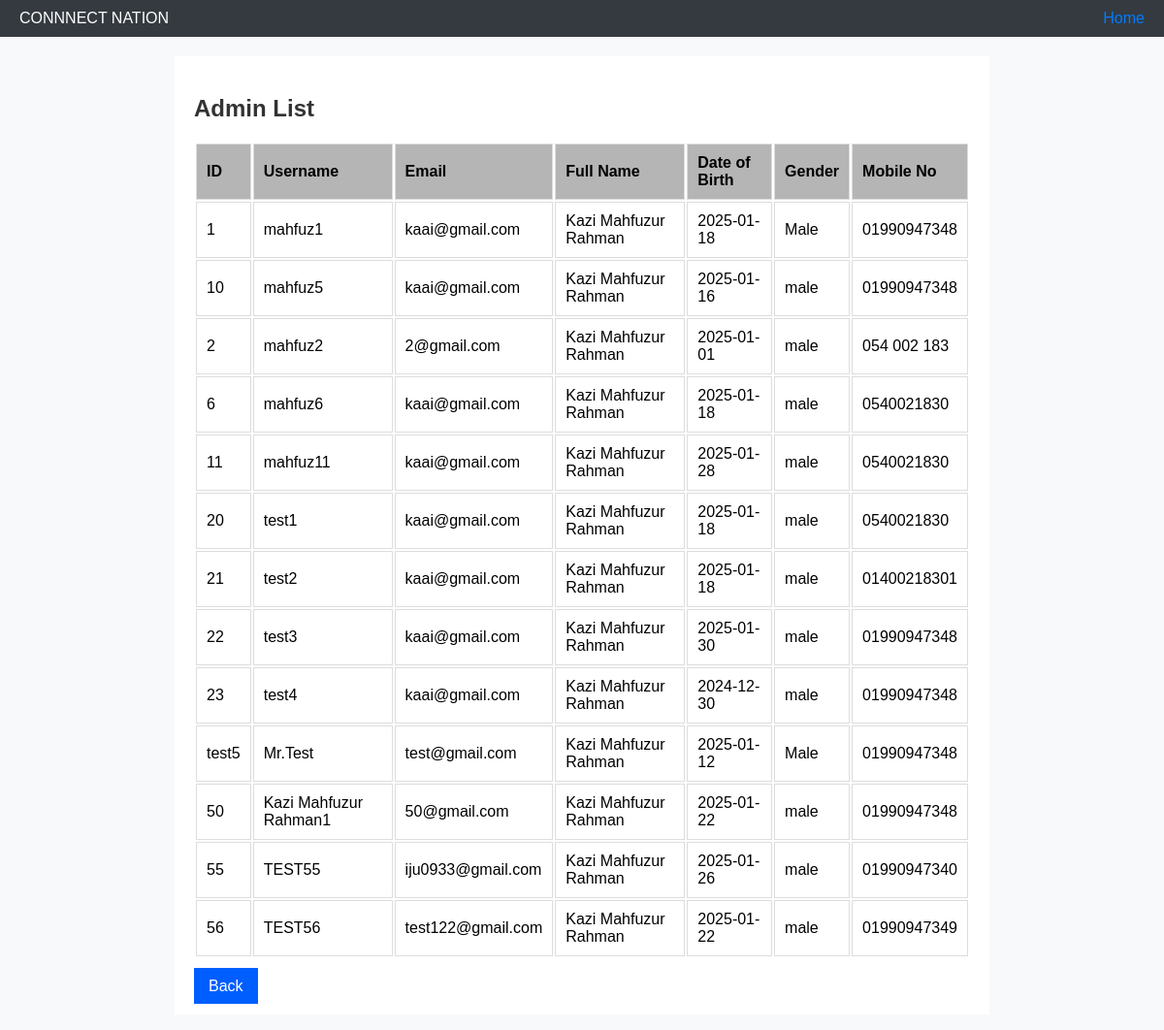
The page /Webtech/Admin/View/AdminList.php (signed in) on the database its author committed.
### tables this page shows
CREATE TABLE `adminlist` (
  `ID` varchar(5) DEFAULT NULL,
  `username` varchar(50) DEFAULT NULL,
  `password` varchar(50) DEFAULT NULL,
  `email` varchar(50) DEFAULT NULL,
  `dob` date DEFAULT NULL,
  `gender` varchar(6) DEFAULT NULL,
  `mobileno` varchar(11) DEFAULT NULL,
  `fullname` varchar(80) DEFAULT NULL
);

### Webtech/Admin/Model/adminListModel.php (called while the page is built, shortened)
<?php
    function getConnection(){
        $con = mysqli_connect('127.0.0.1', 'root', '', 'connectnation');
        return $con;
    }
    function getAllAdmin(){
        $con = getConnection();
        $sql = "select * from adminlist";
        $result = mysqli_query($con, $sql);
        $users = [];
        if ($result && mysqli_num_rows($result) > 0) {
            while ($row = mysqli_fetch_assoc($result)) {
                $users[] = $row;
            }
        }
        return $users;
    }
?>

### Webtech/Admin/View/AdminList.php (the view, shortened to what this page needs)
<?php
include("../Model/adminListModel.php");
if (isset($_SESSION["username"])) {
?>
<html>
<head>
</head>
<body>
    <header>
    <div>CONNNECT NATION</div>
        <div>
            <a href="AdminHomepage.php">Home</a>
        </div>
    </header>
    <main>
        <h2>Admin List</h2>
        <table>
            <thead>
                <tr>
                    <th>ID</th>
                    <th>Username</th>
                    <th>Email</th>
                    <th>Full Name</th>
                    <th>Date of Birth</th>
                    <th>Gender</th>
                    <th>Mobile No</th>
                </tr>
            </thead>
            <tbody>
            <?php
                $Admins = getAllAdmin();
                if($Admins){
                    foreach($Admins as $Admin){
                ?>
                <tr>
                    <td><?php echo ($Admin['ID']); ?></td>
                    <td><?php echo ($Admin['username']); ?></td>
                    <td><?php echo ($Admin['email']); ?></td>
                    <td><?php echo ($Admin['fullname']); ?></td>
                    <td><?php echo ($Admin['dob']); ?></td>
                    <td><?php echo ($Admin['gender']); ?></td>
                    <td><?php echo ($Admin['mobileno']); ?></td>
                </tr>
                <?php
                    }
                ?>
            </tbody>
        </table>
        <div class="button-container">
            <a href="AdminSettings.php">Back</a>
        </div>
    </main>
</body>
</html>
<?php
                }
else{
    echo "Databse connection error or empty table";
 }
}
else {
    echo "Please Login First";
    header('location: ../view/login.html');
    exit();
}
?>

### Webtech/Admin/View/AdminList.php (style rules this page uses)
body { background-color: #f8f9fa; font-family: Arial, sans-serif; margin: 0; padding: 0; }
header { padding: 10px 20px; background: #343a40; color: #fff; display: flex; justify-content: space-between; align-items: center; }
header a { color: #007bff; text-decoration: none; margin-left: 15px; }
main { margin: 20px auto; width: 90%; max-width: 800px; background: #fff; padding: 20px; }
h2 { color: #333; margin-bottom: 20px; }
table { width: 100%; margin-bottom: 20px; }
table th, table td { padding: 10px; text-align: left; border: 1px solid #ddd; }
table th { background-color:rgb(181, 181, 181); }
.button-container a { padding: 10px 15px; font-size: 16px; color: white; text-decoration: none; background-color:rgb(0, 94, 255); margin-right: 10px; }

### rows shown on the page
adminlist: ID "1", username "mahfuz1", email "kaai@gmail.com", fullname "Kazi Mahfuzur Rahman", dob "2025-01-18", gender "Male", mobileno "01990947348"
adminlist: ID "10", username "mahfuz5", email "kaai@gmail.com", fullname "Kazi Mahfuzur Rahman", dob "2025-01-16", gender "male", mobileno "01990947348"
adminlist: ID "2", username "mahfuz2", email "2@gmail.com", fullname "Kazi Mahfuzur Rahman", dob "2025-01-01", gender "male", mobileno "054 002 183"
adminlist: ID "6", username "mahfuz6", email "kaai@gmail.com", fullname "Kazi Mahfuzur Rahman", dob "2025-01-18", gender "male", mobileno "0540021830"
adminlist: ID "11", username "mahfuz11", email "kaai@gmail.com", fullname "Kazi Mahfuzur Rahman", dob "2025-01-28", gender "male", mobileno "0540021830"
adminlist: ID "20", username "test1", email "kaai@gmail.com", fullname "Kazi Mahfuzur Rahman", dob "2025-01-18", gender "male", mobileno "0540021830"
adminlist: ID "21", username "test2", email "kaai@gmail.com", fullname "Kazi Mahfuzur Rahman", dob "2025-01-18", gender "male", mobileno "01400218301"
adminlist: ID "22", username "test3", email "kaai@gmail.com", fullname "Kazi Mahfuzur Rahman", dob "2025-01-30", gender "male", mobileno "01990947348"
adminlist: ID "23", username "test4", email "kaai@gmail.com", fullname "Kazi Mahfuzur Rahman", dob "2024-12-30", gender "male", mobileno "01990947348"
adminlist: ID "test5", username "Mr.Test", email "test@gmail.com", fullname "Kazi Mahfuzur Rahman", dob "2025-01-12", gender "Male", mobileno "01990947348"
adminlist: ID "50", username "Kazi Mahfuzur Rahman1", email "50@gmail.com", fullname "Kazi Mahfuzur Rahman", dob "2025-01-22", gender "male", mobileno "01990947348"
adminlist: ID "55", username "TEST55", email "iju0933@gmail.com", fullname "Kazi Mahfuzur Rahman", dob "2025-01-26", gender "male", mobileno "01990947340"
adminlist: ID "56", username "TEST56", email "test122@gmail.com", fullname "Kazi Mahfuzur Rahman", dob "2025-01-22", gender "male", mobileno "01990947349"
